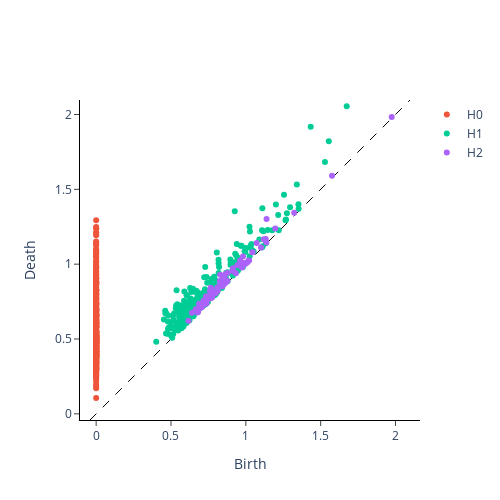

This figure's notebook cell:
### Code cell
embedding_dimension = 5
embedding_time_delay = 5
stride = 2
x = X[0]


# Instanciar embedding
takens = SingleTakensEmbedding(time_delay=embedding_time_delay,
                               dimension=embedding_dimension,
                               stride=stride)

# PASAR x directamente (NO reshape)
X_embedded = takens.fit_transform(x)

# Vietoris-Rips
vr = VietorisRipsPersistence(homology_dimensions=[0, 1, 2])
# Ahora sí reshape a (1, n_points, d) para VietorisRipsPersistence
X_embedded = X_embedded[None, :, :]

# Calcular persistencia
diagrams = vr.fit_transform(X_embedded)

# Plot
plot_diagram(diagrams[0])
